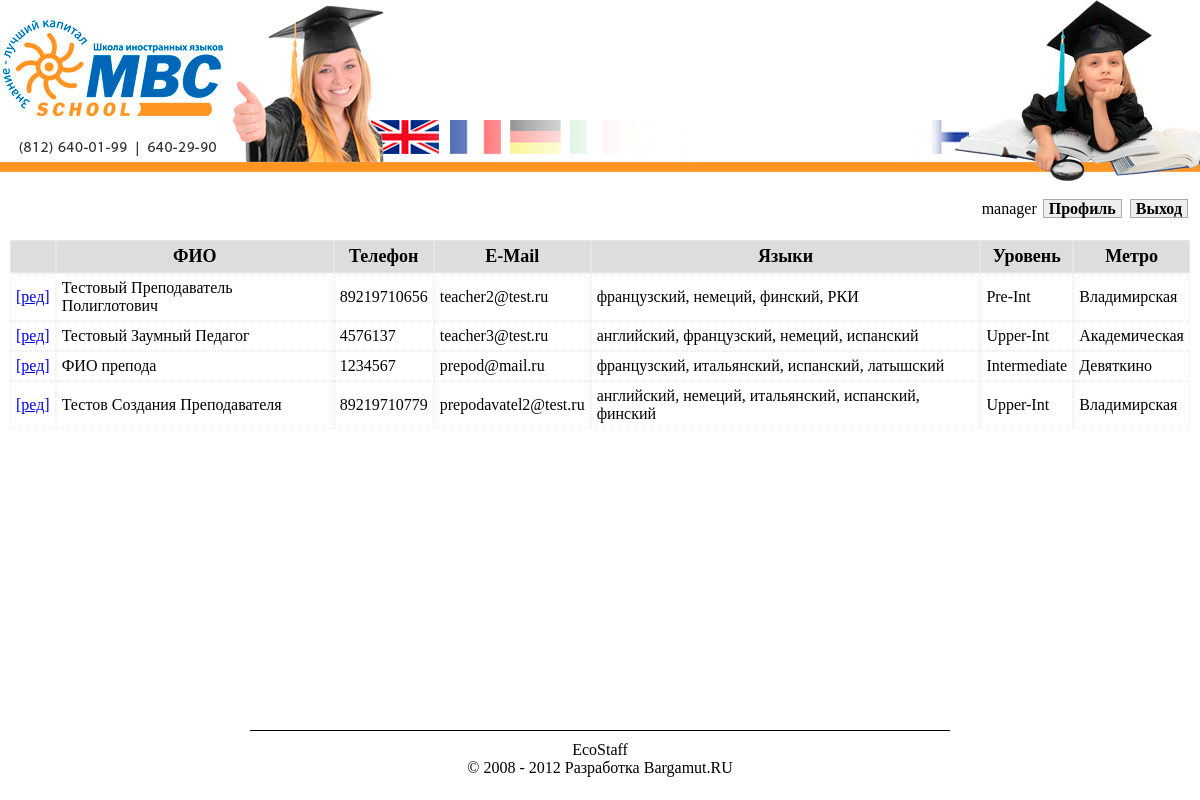
The page /report/teachers.php (signed in) on the database its author committed.
### tables this page shows
CREATE TABLE IF NOT EXISTS `teachers` (
  `id` int(11) NOT NULL AUTO_INCREMENT COMMENT 'ID преподавателя',
  `fio` char(50) NOT NULL COMMENT 'ФИО преподавателя',
  `phone` char(14) NOT NULL COMMENT 'Телефона преподавателя',
  `email` char(50) NOT NULL COMMENT 'E-Mail преподавателя',
  `languages` char(50) NOT NULL COMMENT 'Массив ID языков преподавателя',
  `grade` int(11) NOT NULL COMMENT 'ID уровня преподавателя',
  `metro` int(11) NOT NULL COMMENT 'ID станции метро',
  PRIMARY KEY (`id`)
);

CREATE TABLE IF NOT EXISTS `teachers_grades` (
  `id` int(11) NOT NULL AUTO_INCREMENT COMMENT 'ID уровня преподавателя',
  `name` char(50) NOT NULL COMMENT 'Название уровня преподавания',
  PRIMARY KEY (`id`)
);

CREATE TABLE IF NOT EXISTS `stations` (
  `id` int(11) NOT NULL AUTO_INCREMENT COMMENT 'ID станции метро',
  `name` char(50) NOT NULL COMMENT 'Название станции метро',
  PRIMARY KEY (`id`)
);

### top.php (called while the page is built, shortened)
<?php
include_once('eng/site.conf.php');
if ($USER->already_login()) {
    $userinfo = $_SESSION['USER'];
    $userinfo['logined'] = true;
} else {
    $userinfo['logined'] = false;
}
?>

### eng/site.conf.php (called while the page is built, shortened)
<?php
include_once('api/api.database.php');
include_once('api/api.users.php');
$DB     = new Database();
$USER   = new Users($DB);
?>

### eng/api/api.users.php (called while the page is built, shortened)
<?php
class Users {
    function userTab($uname) {
        $res = file_get_contents(SITE_ROOT.'/tpl/userTab.html');
        $res = str_replace('{uname}',           $uname, $res);
        $res = str_replace('{AUTH_PROFILE}',    AUTH_PROFILE, $res);
        $res = str_replace('{AUTH_EXIT}',       AUTH_EXIT, $res);
        return $res;
    }
}

### eng/api/api.database.php (called while the page is built, shortened)
<?php
class Database {
    function db_query() {
        $args = func_get_args();
        if (func_num_args() >= 1) {
            $q = array_shift($args);
            $p = array_shift($args);
            if (isset($p)){
                $q = $this->quoteSet($q);
                foreach($p as $k => $v) {
                    $p[$k] = $this->strFormat($v);
                }
                $q = vsprintf($q, $p);
            }
            $r = mysql_query($q) or die(mysql_error());
            $r = $this->db_make_result($r, $q);
        } else {
            $r = 'Нет нужных данных!';
        }
        return $r;
    }
    private function quoteSet($q) {
        $q = preg_replace_callback(
            '/(%?)(%[sd])(:\w+)?(%?)/i',
            function($m) { return $this->PregCallback($m); },
            $q);
        return $q;
    }
    private function strFormat($str) {
        return htmlspecialchars(mysql_real_escape_string($str));
    }
    private function db_make_result($r, $q) {
        $result = array();
        if (preg_match('/^SELECT/i', $q)) {
            if (mysql_num_rows($r) == 1) {
                return mysql_fetch_assoc($r);
            } else {
                while ($row = mysql_fetch_assoc($r)) {
                    $result[] = $row;
                }
                return $result;
            }
        } else {
            return $r;
        }
    }
}
?>

### report/teachers.php (the view, shortened to what this page needs)
<?php include('../top.php');?>
<!DOCTYPE html>
<html>
<head>
    <link rel="stylesheet" type="text/css" href="../css/default.css" />
    <link rel="stylesheet" type="text/css" href="../css/auth.css" />
    <link rel="stylesheet" type="text/css" href="../css/main.css" />
</head>
<body>
<div class="main ">
    <div class="header">
        <?=SITE_LOGO?>
    </div>
    <div class="usertab">
        <?php if ($userinfo['logined']) { echo $USER->userTab($userinfo['UNAME']); }?>
    </div>
    <div class="content">
        <?php
        function arrayAttr($mainarr, $needle) {
            $arr = array();
            $needle = explode(',', $needle);
            foreach ($mainarr as $kl => $vl) {
                foreach ($needle as $kvl => $vvl) {
                    if ($vl['id'] == $vvl) {
                        $arr[] = $vl['name'];
                    }
                }
            }
            return implode(', ', $arr);
        }
        $teachers       = $DB->db_query('SELECT * FROM teachers',           ['']);
        $languages      = $DB->db_query('SELECT * FROM languages ORDER BY `id`',        ['']);
        $t_grades       = $DB->db_query('SELECT * FROM teachers_grades ORDER BY `id`',  ['']);
        $stations       = $DB->db_query('SELECT * FROM stations ORDER BY `id`',         ['']);
        unset($teachers[0]);
        $teachers = array_values($teachers);
        $t_result = '<table border="0" cellspadding="0" cellspacing="0">';
        foreach ($teachers as $k => $v) {
            if ($k == 0) {
                $t_result .= '<tr class="caption">'.
                    '<td></td>'.
                    '<td>ФИО</td>'.
                    '<td>Телефон</td>'.
                    '<td>E-Mail</td>'.
                    '<td>Языки</td>'.
                    '<td>Уровень</td>'.
                    '<td>Метро</td>'.
                    '</tr>';
            }
            $langs = arrayAttr($languages, $v['languages']);
            $t_result .= '<tr>'.
                '<td><a href="/staff/edit.php?s='.$v['id'].'">[ред]</a></td>'.
                '<td>'.$v['fio'].'</td>'.
                '<td>'.$v['phone'].'</td>'.
                '<td>'.$v['email'].'</td>'.
                '<td>'.$langs.'</td>'.
                '<td>'.$t_grades[$v['grade'] - 1]['name'].'</td>'.
                '<td>'.$stations[$v['metro'] - 1]['name'].'</td>'.
                '</tr>';
        }
        $t_result .= '</table>';
        $main_tpl = file_get_contents(SITE_ROOT.'/tpl/reports/teachPage.html');
        $main_tpl = str_replace('{teachers}', $t_result, $main_tpl);
        echo $main_tpl;
        ?>
    </div>
    <div class="push"></div>
</div>
<div class="footer">
    <hr />
    <?=CREDITS?>
    <?=DEVELOPERS?>
</div>
</body>
</html>

### css/default.css (style rules this page uses)
html, body { height: 100%; margin: 0px; padding: 0px; font-family: calibri; }
hr { color: #000; background-color: #000; border: 0px none; height: 1px; clear: both; margin: 0px; }
.button { background-color: #eee; border: 1px #aaa solid; font-weight: bold; cursor: pointer; }
.main { min-height: 100%; height: auto !important; height: 100%; width: 100%; margin: 0px 0px -70px; }
.header { position: relative; height: 190px; background-image: url('/img/default/logo_bg.jpg'); margin-bottom: 5px; }
.logo1, .logo2 { border: 0px; }
.logo2 { float: right; }
.usertab { height: 30px; padding: 5px 10px; text-align: right; }
.content { padding: 5px 10px 15px; }
.footer, .push { height: 70px; width: 900px; margin: 0px auto; text-align: center; }
.footer hr { width: 700px; margin: 0 auto 10px; }

### css/auth.css (style rules this page uses)
#maProfile, #maExit { color: #000; padding: 0px 5px; margin: 0px 2px; text-align: center; text-decoration: none; }

### report/teachers.php (style rules this page uses)
.teachers table tr td { padding: 5px; border: 1px #eee dotted; }
.teachers table tr.caption { text-align: center; font-size: 18px; font-weight: bold; background-color: #ddd; }

### rows shown on the page
teachers: shows "ФИО", fio "Тестовый Преподаватель Полиглотович", phone "89219710656", email "teacher2@test.ru", languages "французский, немеций, финский, РКИ", grade.name "Pre-Int", metro.name "Владимирская"
teachers: fio "Тестовый Заумный Педагог", phone "4576137", email "teacher3@test.ru", languages "английский, французский, немеций, испанский", grade.name "Upper-Int", metro.name "Академическая"
teachers: fio "ФИО препода", phone "1234567", email "prepod@mail.ru", languages "французский, итальянский, испанский, латышский", grade.name "Intermediate", metro.name "Девяткино"
teachers: fio "Тестов Создания Преподавателя", phone "89219710779", email "prepodavatel2@test.ru", languages "английский, немеций, итальянский, испанский, финский", grade.name "Upper-Int", metro.name "Владимирская"

### other values the page prints
$USER->userTab($userinfo['UNAME']) "manager Профиль Выход"
CREDITS "EcoStaff © 2008 - 2012"
DEVELOPERS "Разработка Bargamut.RU"
